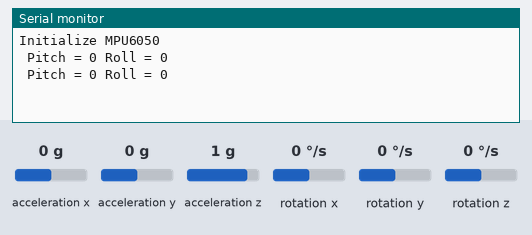
Recording of a sketch running on a simulated Arduino Uno, built with avr-gcc and run on an emulated ATmega328P. Shown: the last lines printed to the serial monitor. The test bench sets the inputs (shaded band); at power-on: acceleration x 0 g, acceleration y 0 g, acceleration z 1 g, rotation x 0 °/s, rotation y 0 °/s, rotation z 0 °/s.

Above: at 3.8 s.
3.9 s: acceleration x set to -1.4 g
At 6.7 s:
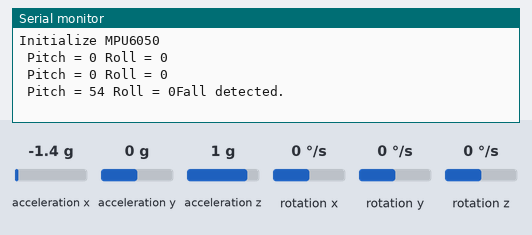
10.5 s: acceleration y set to -1.4 g
At 13.0 s:
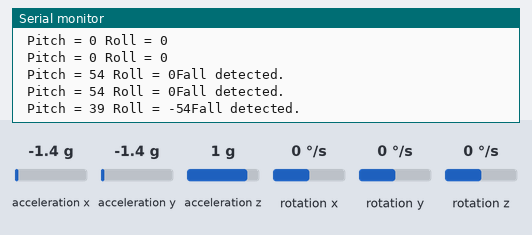
14.4 s: acceleration z set to -1.4 g
At 15.5 s:
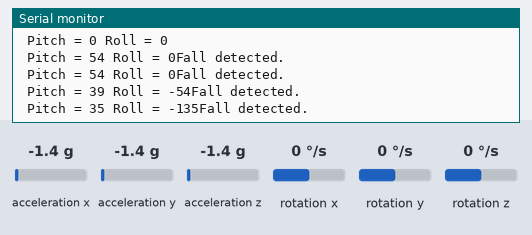
Timing chart, 0 to 17.4 s (numbered marks = the images above; inputs shaded):
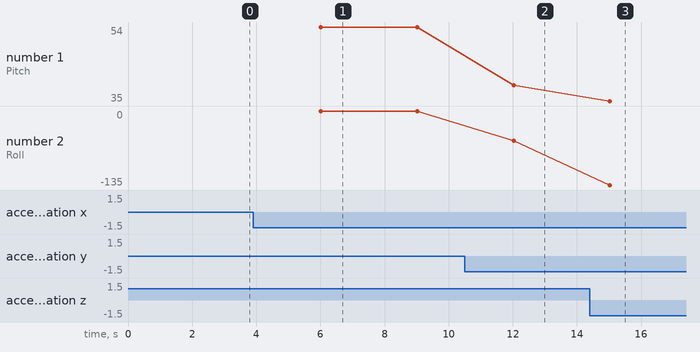

The sketch:

fall_detection.ino
```cpp
/*
    MPU6050 Triple Axis Gyroscope & Accelerometer. Pitch & Roll Accelerometer Example.
    Read more: http://www.jarzebski.pl/arduino/czujniki-i-sensory/3-osiowy-zyroskop-i-akcelerometr-mpu6050.html
    GIT: https://github.com/jarzebski/Arduino-MPU6050
    Web: http://www.jarzebski.pl
    (c) 2014 by Korneliusz Jarzebski
*/

#include <Wire.h>
#include <MPU6050.h>
#include <SoftwareSerial.h>

MPU6050 mpu;
SoftwareSerial bluetooth(10, 11);

void setup()
{
  Serial.begin(115200);
  bluetooth.begin(38400);

  Serial.println("Initialize MPU6050");

  while(!mpu.begin(MPU6050_SCALE_2000DPS, MPU6050_RANGE_2G))
  {
    Serial.println("Could not find a valid MPU6050 sensor, check wiring!");
    delay(500);
  }
}

void loop()
{
  // Read normalized values
  Vector normAccel = mpu.readNormalizeAccel();

  // Calculate Pitch & Roll
  int pitch = -(atan2(normAccel.XAxis, sqrt(normAccel.YAxis*normAccel.YAxis + normAccel.ZAxis*normAccel.ZAxis))*180.0)/M_PI;
  int roll = (atan2(normAccel.YAxis, normAccel.ZAxis)*180.0)/M_PI;

  // Output
  Serial.print(" Pitch = ");
  Serial.print(pitch);
  Serial.print(" Roll = ");
  Serial.print(roll);


  if((pitch>35)||(pitch<-35)||(roll>35)||(roll<-35))
  {
    bluetooth.println("Fall detected.");
  Serial.print("Fall detected.");
  }


  Serial.println();

  delay(3000);
}
```

Measured:
- after the input at 3.9 s, the serial monitor: prints a new line after 2.1 s (image 1)
- after the input at 10.5 s, the serial monitor: prints a new line after 1.5 s (image 2)
- after the input at 14.4 s, the serial monitor: prints a new line after 0.63 s (image 3)
- plotted number 1: 54 → 39 after the input at 10.5 s, 39 → 35 after the input at 14.4 s
- plotted number 2: 0 → -54 after the input at 10.5 s, -54 → -135 after the input at 14.4 s
